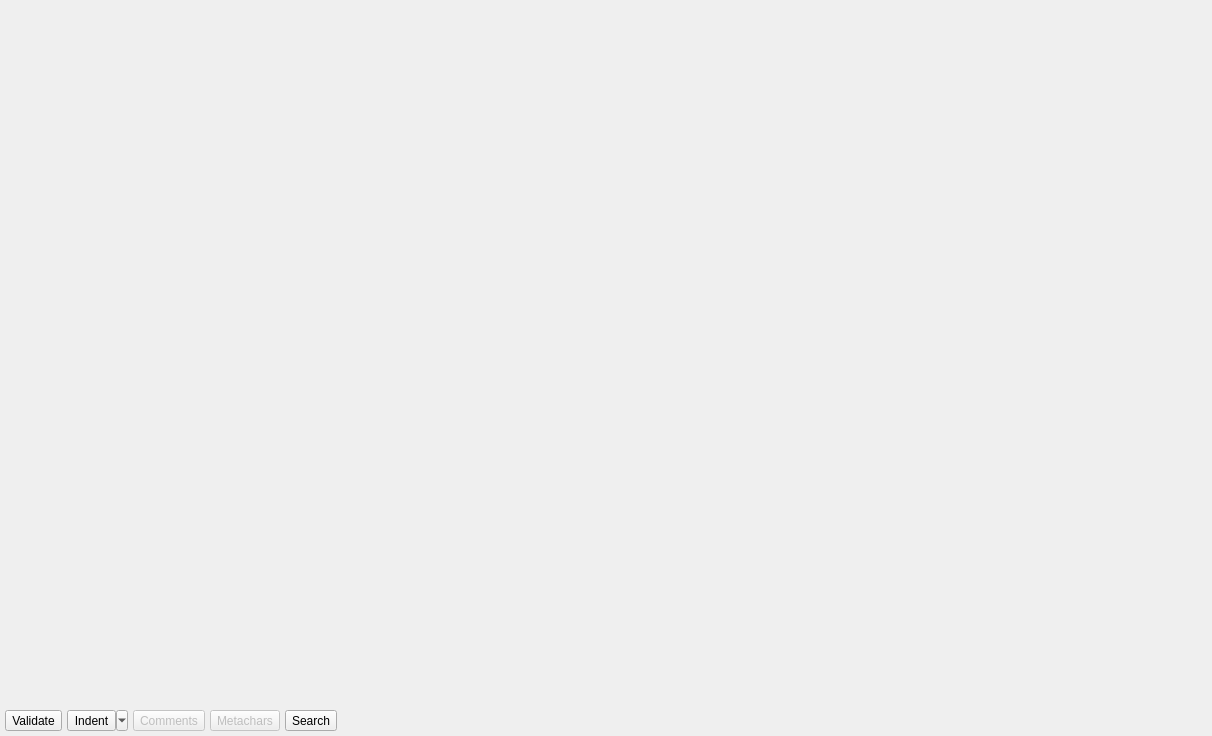
<?xml version="1.0" encoding="UTF-8"?>
<ui version="4.0">
 <class>SourceEditorWidget</class>
 <widget class="QWidget" name="SourceEditorWidget">
  <property name="geometry">
   <rect>
    <x>0</x>
    <y>0</y>
    <width>1212</width>
    <height>736</height>
   </rect>
  </property>
  <property name="windowTitle">
   <string>Form</string>
  </property>
  <layout class="QVBoxLayout" name="verticalLayout">
   <property name="spacing">
    <number>5</number>
   </property>
   <property name="leftMargin">
    <number>5</number>
   </property>
   <property name="topMargin">
    <number>5</number>
   </property>
   <property name="rightMargin">
    <number>5</number>
   </property>
   <property name="bottomMargin">
    <number>5</number>
   </property>
   <item>
    <widget class="QWidget" name="source_file_parent" native="true">
     <property name="sizePolicy">
      <sizepolicy hsizetype="Expanding" vsizetype="Preferred">
       <horstretch>0</horstretch>
       <verstretch>0</verstretch>
      </sizepolicy>
     </property>
    </widget>
   </item>
   <item>
    <widget class="QWidget" name="editor_parent" native="true">
     <property name="sizePolicy">
      <sizepolicy hsizetype="Preferred" vsizetype="Expanding">
       <horstretch>0</horstretch>
       <verstretch>0</verstretch>
      </sizepolicy>
     </property>
    </widget>
   </item>
   <item>
    <widget class="QWidget" name="search_parent" native="true">
     <property name="sizePolicy">
      <sizepolicy hsizetype="Preferred" vsizetype="Fixed">
       <horstretch>0</horstretch>
       <verstretch>0</verstretch>
      </sizepolicy>
     </property>
    </widget>
   </item>
   <item>
    <layout class="QHBoxLayout" name="horizontalLayout">
     <property name="spacing">
      <number>5</number>
     </property>
     <property name="bottomMargin">
      <number>0</number>
     </property>
     <item>
      <widget class="QToolButton" name="validate_tb">
       <property name="enabled">
        <bool>true</bool>
       </property>
       <property name="sizePolicy">
        <sizepolicy hsizetype="Preferred" vsizetype="Fixed">
         <horstretch>0</horstretch>
         <verstretch>0</verstretch>
        </sizepolicy>
       </property>
       <property name="minimumSize">
        <size>
         <width>0</width>
         <height>0</height>
        </size>
       </property>
       <property name="toolTip">
        <string>Validate the syntax of the schema file</string>
       </property>
       <property name="text">
        <string>Validate</string>
       </property>
       <property name="icon">
        <iconset resource="../../../libs/libgui/res/resources.qrc">
         <normaloff>:/icons/icons/validatesch.png</normaloff>:/icons/icons/validatesch.png</iconset>
       </property>
       <property name="iconSize">
        <size>
         <width>28</width>
         <height>28</height>
        </size>
       </property>
       <property name="shortcut">
        <string>F5</string>
       </property>
       <property name="popupMode">
        <enum>QToolButton::ToolButtonPopupMode::InstantPopup</enum>
       </property>
       <property name="toolButtonStyle">
        <enum>Qt::ToolButtonStyle::ToolButtonTextBesideIcon</enum>
       </property>
       <property name="autoRaise">
        <bool>false</bool>
       </property>
       <property name="arrowType">
        <enum>Qt::ArrowType::NoArrow</enum>
       </property>
      </widget>
     </item>
     <item>
      <widget class="QToolButton" name="indent_tb">
       <property name="enabled">
        <bool>true</bool>
       </property>
       <property name="sizePolicy">
        <sizepolicy hsizetype="Preferred" vsizetype="Fixed">
         <horstretch>0</horstretch>
         <verstretch>0</verstretch>
        </sizepolicy>
       </property>
       <property name="minimumSize">
        <size>
         <width>0</width>
         <height>0</height>
        </size>
       </property>
       <property name="toolTip">
        <string>Apply custom indentation to the code</string>
       </property>
       <property name="text">
        <string>Indent</string>
       </property>
       <property name="icon">
        <iconset resource="../../../libs/libgui/res/resources.qrc">
         <normaloff>:/icons/icons/indent.png</normaloff>:/icons/icons/indent.png</iconset>
       </property>
       <property name="iconSize">
        <size>
         <width>28</width>
         <height>28</height>
        </size>
       </property>
       <property name="shortcut">
        <string>Ctrl+I</string>
       </property>
       <property name="popupMode">
        <enum>QToolButton::ToolButtonPopupMode::MenuButtonPopup</enum>
       </property>
       <property name="toolButtonStyle">
        <enum>Qt::ToolButtonStyle::ToolButtonTextBesideIcon</enum>
       </property>
       <property name="autoRaise">
        <bool>false</bool>
       </property>
       <property name="arrowType">
        <enum>Qt::ArrowType::NoArrow</enum>
       </property>
      </widget>
     </item>
     <item>
      <widget class="QToolButton" name="comment_tb">
       <property name="enabled">
        <bool>false</bool>
       </property>
       <property name="sizePolicy">
        <sizepolicy hsizetype="Preferred" vsizetype="Fixed">
         <horstretch>0</horstretch>
         <verstretch>0</verstretch>
        </sizepolicy>
       </property>
       <property name="minimumSize">
        <size>
         <width>0</width>
         <height>0</height>
        </size>
       </property>
       <property name="toolTip">
        <string>Toggles the comments in the current selection</string>
       </property>
       <property name="text">
        <string>Comments</string>
       </property>
       <property name="icon">
        <iconset resource="../../../libs/libgui/res/resources.qrc">
         <normaloff>:/icons/icons/comment.png</normaloff>:/icons/icons/comment.png</iconset>
       </property>
       <property name="iconSize">
        <size>
         <width>28</width>
         <height>28</height>
        </size>
       </property>
       <property name="shortcut">
        <string>Ctrl+/</string>
       </property>
       <property name="toolButtonStyle">
        <enum>Qt::ToolButtonStyle::ToolButtonTextBesideIcon</enum>
       </property>
       <property name="autoRaise">
        <bool>false</bool>
       </property>
      </widget>
     </item>
     <item>
      <widget class="QToolButton" name="metachars_tb">
       <property name="enabled">
        <bool>false</bool>
       </property>
       <property name="sizePolicy">
        <sizepolicy hsizetype="Preferred" vsizetype="Fixed">
         <horstretch>0</horstretch>
         <verstretch>0</verstretch>
        </sizepolicy>
       </property>
       <property name="minimumSize">
        <size>
         <width>0</width>
         <height>0</height>
        </size>
       </property>
       <property name="toolTip">
        <string>Convert metacharacters to escaped and vice-versa</string>
       </property>
       <property name="text">
        <string>Metachars</string>
       </property>
       <property name="icon">
        <iconset resource="../../../libs/libgui/res/resources.qrc">
         <normaloff>:/icons/icons/metatoescaped.png</normaloff>:/icons/icons/metatoescaped.png</iconset>
       </property>
       <property name="iconSize">
        <size>
         <width>28</width>
         <height>28</height>
        </size>
       </property>
       <property name="popupMode">
        <enum>QToolButton::ToolButtonPopupMode::InstantPopup</enum>
       </property>
       <property name="toolButtonStyle">
        <enum>Qt::ToolButtonStyle::ToolButtonTextBesideIcon</enum>
       </property>
       <property name="autoRaise">
        <bool>false</bool>
       </property>
      </widget>
     </item>
     <item>
      <widget class="QToolButton" name="search_tb">
       <property name="enabled">
        <bool>true</bool>
       </property>
       <property name="sizePolicy">
        <sizepolicy hsizetype="Preferred" vsizetype="Fixed">
         <horstretch>0</horstretch>
         <verstretch>0</verstretch>
        </sizepolicy>
       </property>
       <property name="minimumSize">
        <size>
         <width>0</width>
         <height>0</height>
        </size>
       </property>
       <property name="text">
        <string>Search</string>
       </property>
       <property name="icon">
        <iconset resource="../../../libs/libgui/res/resources.qrc">
         <normaloff>:/icons/icons/findtext.png</normaloff>:/icons/icons/findtext.png</iconset>
       </property>
       <property name="iconSize">
        <size>
         <width>28</width>
         <height>28</height>
        </size>
       </property>
       <property name="shortcut">
        <string>Ctrl+F</string>
       </property>
       <property name="checkable">
        <bool>true</bool>
       </property>
       <property name="popupMode">
        <enum>QToolButton::ToolButtonPopupMode::InstantPopup</enum>
       </property>
       <property name="toolButtonStyle">
        <enum>Qt::ToolButtonStyle::ToolButtonTextBesideIcon</enum>
       </property>
       <property name="autoRaise">
        <bool>false</bool>
       </property>
       <property name="arrowType">
        <enum>Qt::ArrowType::NoArrow</enum>
       </property>
      </widget>
     </item>
     <item>
      <spacer name="horizontalSpacer">
       <property name="orientation">
        <enum>Qt::Orientation::Horizontal</enum>
       </property>
       <property name="sizeHint" stdset="0">
        <size>
         <width>40</width>
         <height>20</height>
        </size>
       </property>
      </spacer>
     </item>
    </layout>
   </item>
  </layout>
 </widget>
 <resources>
  <include location="../../../libs/libgui/res/resources.qrc"/>
 </resources>
 <connections/>
</ui>
